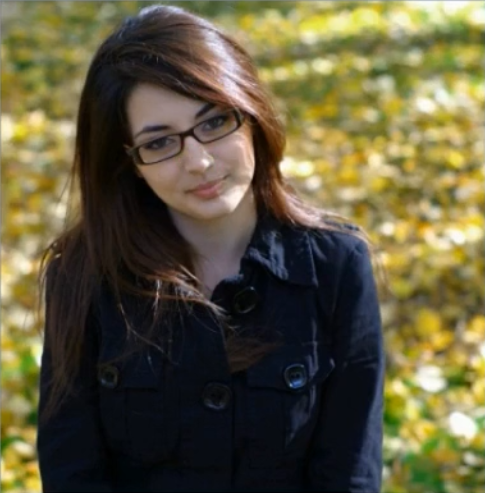
#> input picture data/0.png, 485 x 493 px, found by its file name
$ jupyter execute 'ROI和泛洪填充.ipynb'
#> lines starting #> are read from the running program, lines starting #| are printed output that depends on the picture; after the words box and inside, x2 and y2 are one past the last pixel; in counts of white or black regions, pixels touching at a corner belong together
#> further down, src is the input picture: shape (493, 485, 3); mean B, G, R 62.2, 90.8, 97.5
[cell 1]
import cv2 as cv
import numpy as np


def fill_color_demo(image):
    copyImg = image.copy()
    h, w = image.shape[:2]
    mask = np.zeros([h + 2, w + 2], np.uint8)
    cv.floodFill(copyImg, mask, (30, 30), (0, 255, 255), (100, 100, 100),
                 (50, 50, 50), cv.FLOODFILL_FIXED_RANGE)
    cv.imshow('fill_color_demo', copyImg)


def fill_binary():
    image = np.zeros([400, 400, 3], np.uint8)
    image[100:300, 100:300, :] = 255
    cv.imshow('fill_binary', image)
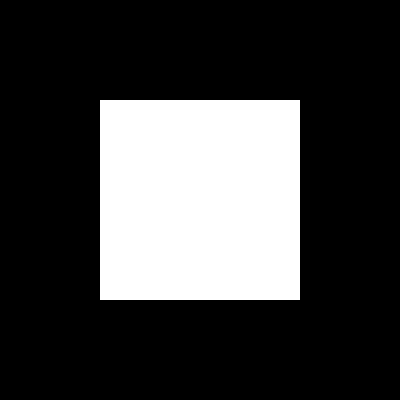
#> window 'fill_binary': shape (400, 400, 3); 25% white; 1 white region, box (x1, y1, x2, y2) and area: (100, 100, 300, 300) 40000

    mask = np.ones([402, 402, 1], np.uint8)
    mask[101:301, 101:301] = 0
    cv.floodFill(image, mask, (200, 200), (0, 0, 255), cv.FLOODFILL_MASK_ONLY)
    cv.imshow('filled binary', image)
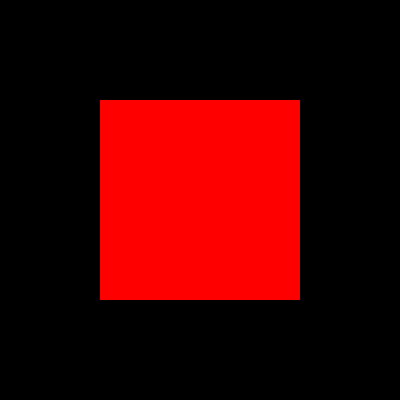
#> window 'filled binary': shape (400, 400, 3); mean B, G, R 0, 0, 63.8


src = cv.imread('./0.png')  # blue, green, red
cv.namedWindow('input image', cv.WINDOW_AUTOSIZE)
cv.imshow('input image', src)
# fill_color_demo(src)
fill_binary()
'''
face = src[0:200, 150:350]
gray = cv.cvtColor(face, cv.COLOR_BGR2GRAY)
backface = cv.cvtColor(gray, cv.COLOR_GRAY2BGR)
src[0:200, 150:350] = backface
cv.imshow('face', src)
'''
cv.waitKey(0)

cv.destroyAllWindows()
